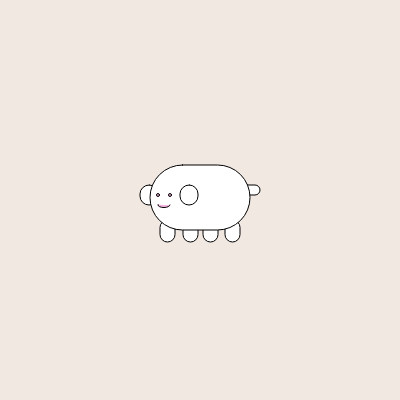
Frame 1 (no input)
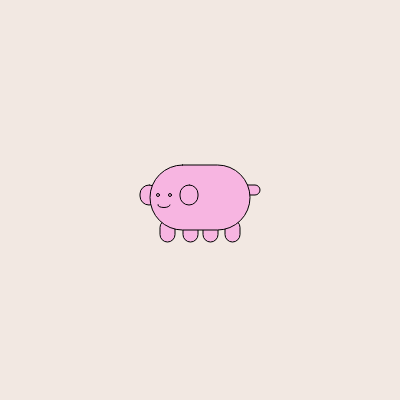
Frame 60 (no input)
Frame 120 (the mouse pressed at the canvas centre since frame 60): identical to frame 60, image omitted

The p5.js sketch that drew these frames (run headless with seeded random() and noise() and a simulated clock; from frame 60 on, the mouse is pressed at the canvas centre):

// p5.js sketch
// ── sketch.js
function setup() {
  createCanvas(400, 400);
}

function draw() {
  background(242,232,226);
  rect(160, 220, 15, 22, 95);
  rect(183, 222, 15, 20, 95);
  rect(203, 222, 15, 20, 95);
  rect(225, 220, 15, 22, 95);
  rect(242, 185, 18, 10, 10);
  rect(140, 185, 18, 20, 95);
  rect(150, 165, 100, 65, 95);
  rect(180, 185, 18, 20, 95);
  fill(247, 181, 225);
  ellipse(170,195,3);
  ellipse(158,195,3);
  arc(164, 205, 12, 5, 0, 18 + 180, 180);
  
}
